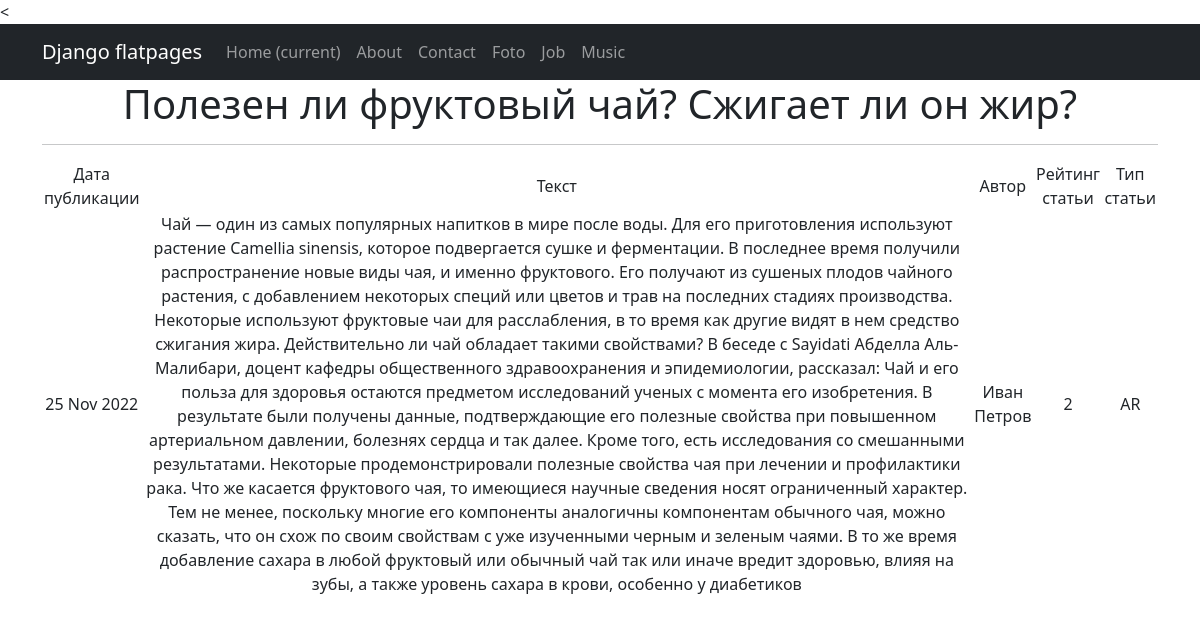
Screenshot of /news/1 with the database file from the repository.
### news/models.py (models this page shows, shortened)
class Post(models.Model):
    author = models.ForeignKey(Author, on_delete=models.CASCADE)
    type_of_post = models.CharField(max_length=2, choices=type_post)
    time_in = models.DateTimeField(auto_now_add=True)
    title = models.CharField(max_length=255)
    text = models.TextField()
    rating_post = models.IntegerField(default=0)
    post_category = models.ManyToManyField(Category, through='PostCategory')
    @property
    def rating(self):
        return self.rating_post

class Author(models.Model):
    user = models.OneToOneField(User, on_delete=models.CASCADE)
    rating_author = models.IntegerField(default=0)

### news/views.py (the view)
# urls.py: path('<int:pk>', PostDetail.as_view(), name = 'new'),
class PostDetail(DetailView):
    model = Post
    template_name = 'post.html'
    context_object_name = 'post'

### templates/post.html (shortened to what this page needs)
{% extends 'flatpages/default.html' %}
{% block content %}
   <h1>{{ post.title }}</h1>
   <hr>
   {% if post %}
       <table>
           <tr>
               <td>Дата публикации</td>
               <td>Текст</td>
               <td>Автор</td>
               <td>Рейтинг статьи</td>
               <td>Тип статьи</td>
           </tr>
           <tr>
               <td>{{ post.time_in|date:'d M Y' }}</td>
               <td>{{ post.text }}</td>
               <td>{{ post.author.user }}</td>
               <td>{{ post.rating_post }}</td>
               <td>{{ post.type_of_post }}</td>
           </tr>
       </table>
   {% else %}
       <h2>Такой новости нет!</h2>
   {% endif %}
{% endblock content %}

### rows the page displays
Post: title "Полезен ли фруктовый чай? Сжигает ли он жир?", time_in "25 Nov 2022", text "Чай — один из самых популярных напитков в мире после воды. Для его приготовления используют растение Camellia sinensis, которое подвергается сушке и ферментации. В последнее время получили распространение новые виды чая, и именно фруктового. Его получают из сушеных плодов чайного растения, с добавлением некоторых специй или цветов и трав на последних стадиях производства. Некоторые используют фруктовые чаи для расслабления, в то время как другие видят в нем средство сжигания жира. Действительно ли чай обладает такими свойствами? В беседе с Sayidati Абделла Аль-Малибари, доцент кафедры общественного здравоохранения и эпидемиологии, рассказал: Чай и его польза для здоровья остаются предметом…", author.user "Иван Петров", rating_post "2", type_of_post "AR"
